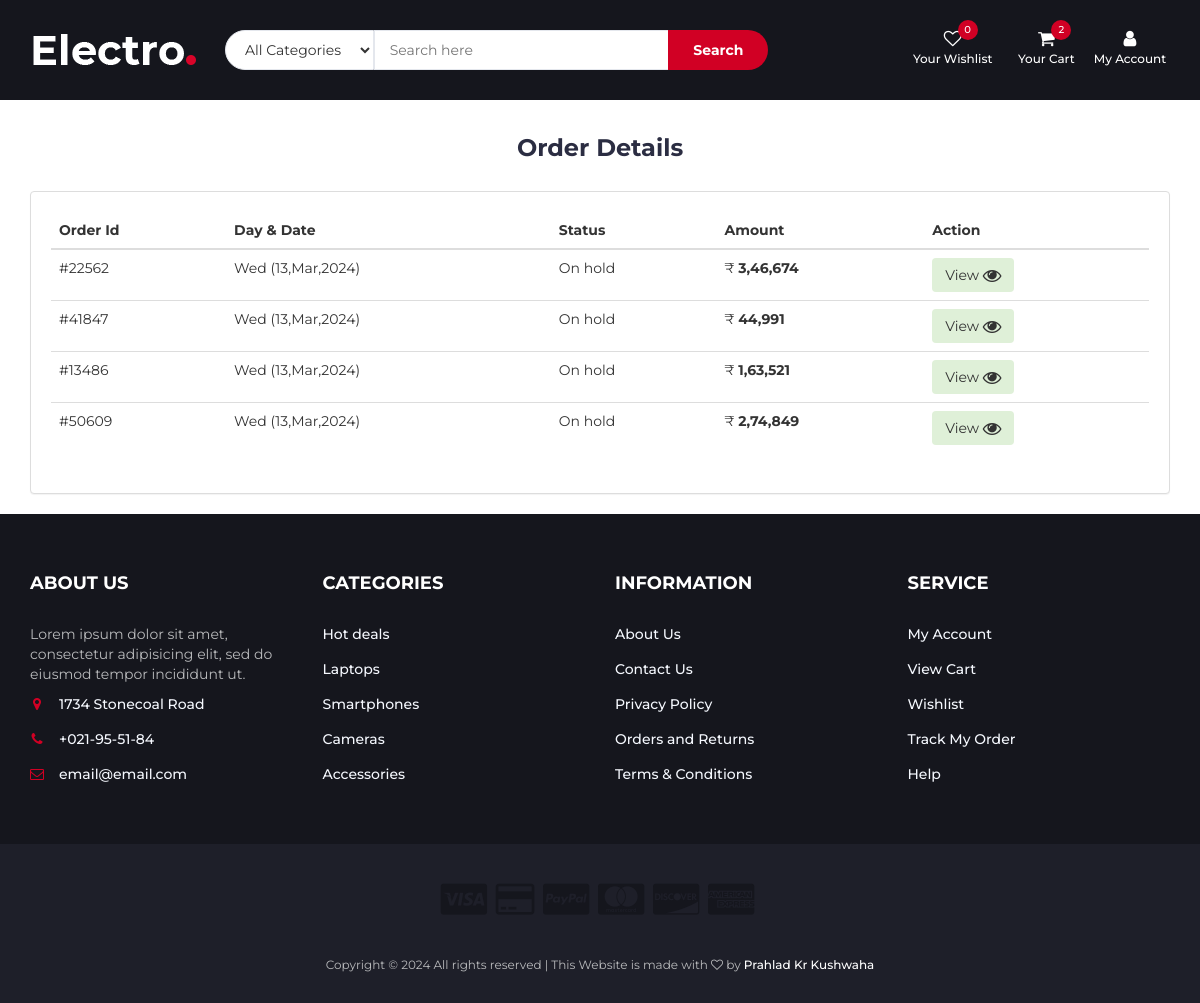
Page /orderpage/ (signed in) on the committed database.
### myapp/models.py (models this page shows, shortened)
class Order(models.Model):
    def generate_unique_order_id():
        return str(uuid.uuid4().int)[:5]
    user=models.ForeignKey(CustomUser, on_delete=models.CASCADE)
    orderId = models.CharField(default=generate_unique_order_id, max_length=5, editable=False, unique=True)
    createdDate=models.DateTimeField(auto_now_add=True ,blank=True,null=True)
    shippingAddress=models.ForeignKey(ShippingAddress , on_delete=models.CASCADE ,blank=True,null=True)
    billingAddress=models.ForeignKey(BillingAddress , on_delete=models.CASCADE,blank=True,null=True)
    amount=models.FloatField(null=True,blank=True)

### myapp/views.py (the view)
# urls.py: path('orderpage/',views.orderPage,name='orderpage'),
def orderPage(request):
    orders=Order.objects.filter(user=request.user).order_by('-id')
    context={
        'orderdetails':orders
    }
    return render(request,'order.html',context)

### myapp/models.py (called while the page is built)
    def __str__(self):
        return self.first_name + " " + self.last_name + "-" + self.user.email + "-" + self.address + "-" + self.city +"-"+self.state +"-"+self.country +"-"+self.pincode

    def __str__(self):
        return self.first_name + " " + self.last_name + "-" + self.user.email + "-" + self.address + "-" + self.city +"-"+self.state +"-"+self.country +"-"+self.pincode

### myapp/templates/order.html (shortened to what this page needs)
{% extends 'base.html' %}
{% load static %}
{% block content %}
<div class="container  pt-5">
    <div class="row">
        <div class="col-md-12 ">
            <br>
            <h3 class=" section-title text-center">Order Details</h3>
            <div class="panel panel-default">
                <div class="panel-body">
                    <div class="table-responsive">
                        <table class="table table-hover  table-responsive-md" id="billingTable">
                            <thead>
                                <tr >
                                    <th>Order Id</th>
                                    <th>Day & Date</th>
                                    <th>Status</th>
                                    <th>Amount</th>
                                    <th>Action</th>
                                </tr>
                            </thead>
                            <tbody>
                                {% for order in orderdetails %}
                                <tr data-id="{{order.orderId}}" data-time="{{ order.createdDate|date:'g:i A' }}" data-date="{{order.createdDate|date:'d-m-Y'}}"" data-amount="{{order.amount}}" data-billing-address="{{order.billingAddress}}" data-shipping-address="{{order.shippingAddress}}" class="billing-row " >
                                    <td >#{{ order.orderId }}</td>
                                    <td >{{ order.createdDate|date:'D (d,M,Y)' }}</td>
                                    <td >On hold</td>
                                    <td >₹ <strong><script>formattedPrice({{order.amount }})</script></strong></td>
                                    <td class=" add-to-cart" data-toggle="modal" data-target="#detailModal1">
                                            <button class="btn btn-light  bg-success"> View <i class="fa fa-eye fa-lg"></i></button>
                                    </td>
                                </tr>
                                {% endfor %}
                            </tbody>
                        </table>
                    </div>
                </div>
            </div>
        </div>
    </div>
</div>
{% endblock %}

### myapp/static/css/style.css (style rules this page uses)
body { font-family: 'Montserrat', sans-serif; font-weight: 400; color: #333; }
h1, h2, h3, h4, h5, h6 { color: #2B2D42; font-weight: 700; margin: 0 0 10px; }
.section-title { position: relative; margin-bottom: 30px; margin-top: 15px; }
.panel-body { padding: 20px; }

### rows in the picture
Order: orderId "22562", createdDate "Wed (13,Mar,2024)"
Order: orderId "41847", createdDate "Wed (13,Mar,2024)"
Order: orderId "13486", createdDate "Wed (13,Mar,2024)"
Order: orderId "50609", createdDate "Wed (13,Mar,2024)"

### other values in the picture
{{ data.wishlist|length }} "0"
{{ data.total_item }} "2"
